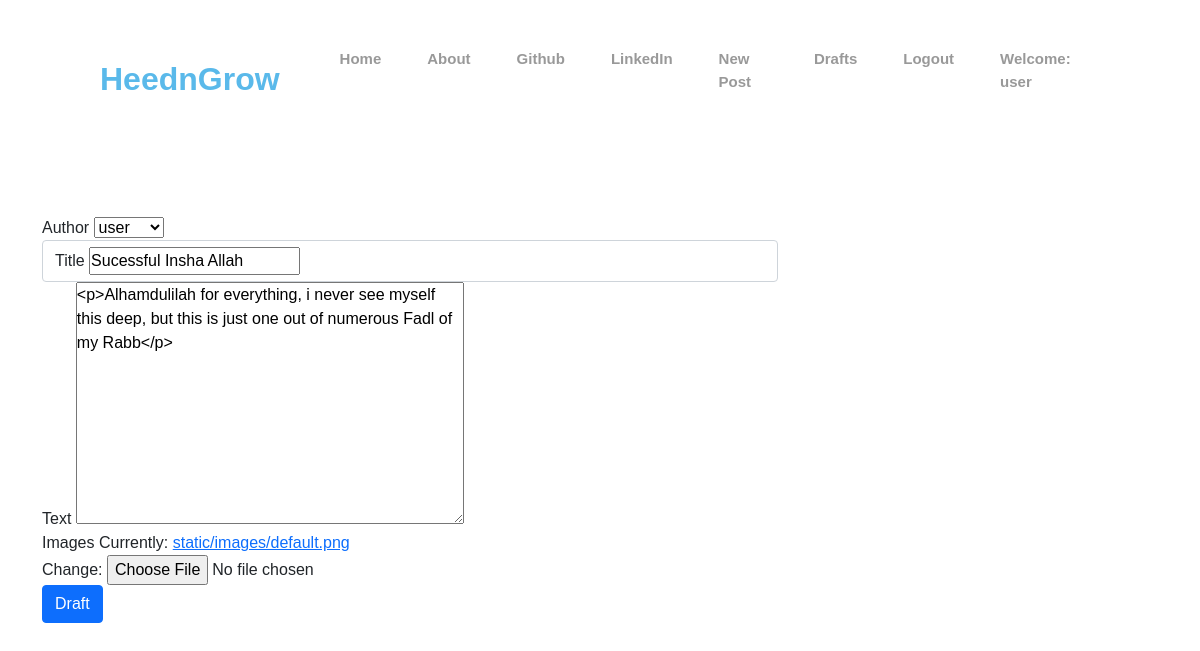
Screenshot of /post/1/edit/ (signed in) with the database file from the repository.
### blog/models.py (models this page shows, shortened)
class Post(models.Model):
    author = models.ForeignKey('auth.User',on_delete=models.CASCADE)
    title = models.CharField(max_length=200)
    text = RichTextField(max_length=3000)
    image = models.ImageField(upload_to="static/images",verbose_name="images",default='static/images/default.png')
    created_date = models.DateTimeField(default=timezone.now)
    published_date = models.DateTimeField(blank=True,null=True)

### blog/views.py (the view)
# urls.py: path('post/<int:pk>/edit/',views.UpdatePostView.as_view(),name='post_edit'),
class UpdatePostView(LoginRequiredMixin,UpdateView):
    login_url = '/login/'
    redirect_field_name = '/blog/post_detail.html'
    form_class = PostForm
    model = Post

### blog/forms.py
class PostForm(forms.ModelForm):
    class Meta():
        model = Post
        fields = ('author','title','text','image')
        widget = {
            'title':forms.TextInput(attrs={'class': 'form-control','placeholder':'Post Title'}),
            'text': RichTextFormField(),
            'image':forms.FileInput(attrs={'class':'custom-file-input'}),
        }

### blog/templates/blog/post_form.html (shortened to what this page needs)
{% extends 'blog/base.html' %}
{% block content %}
  <form  method="POST" enctype="multipart/form-data">
    <div class="form-group ">
      <label>{{ form.author.label}}</label>
      {{ form.author }}
    </div>
    <div class="form-group form-control">
      {{ form.title.label }}
      {{ form.title }}
    </div>
    <div class="form-group">
      <label>{{ form.text.label }}</label>
      {{ form.text }}
    </div>
    <div class="form-group custom-file-input">
      <label>{{form.image.label}}</label>
      {{ form.image }}
    </div>
    <input class="btn btn-primary" type="submit" value="Draft">
  </form>
{% endblock %}

### blog/templates/blog/base.html (shortened to what this page needs)
{% load static%}
<!DOCTYPE html>
<html>
    <head>
        <link rel="stylesheet" href="{% static 'blog/bootstrap.css'%}">
        <link rel="stylesheet" href="{% static 'blog/styles.css'%}">
<body class=''>
  <section>
    <header>
      <a class="logo" href="{% url 'post_list' %}">HeednGrow</a>
      <ul class="navigation">
        <li><a style="--i:1" class="bar" href="{% url 'post_list' %}">Home</a></li>
        <li><a style="--i:2" class="bar" href="{% url 'about'%}">About</a></li>
        <li><a style="--i:3" class="bar" href="https://www.github.com">Github</a></li>
        <li><a style="--i:4" class="bar" href="https://www.linkedin.com">LinkedIn</a></li>
        {% if user.is_authenticated %}
        <li>
          <a style="--i:1" class="bar" href="{% url 'post_new' %}" >New Post</a>
        </li>
        <li>
          <a style="--i:2" class="bar" href="{% url 'post_draft_list' %}">Drafts</a>
        </li>
        <li>
          <a style="--i:3" class="bar" href="{% url 'logout' %}" >Logout</a>
        </li>
        <li>
          <a style="--i:5" class="bar" >Welcome: {{ user.username }}</a>
        </li>
          {% else %}
          <li><a style="--i:5" class="bar" href="{% url 'login' %}" >Login</a></li>
        {% endif %}
      </ul>
    </header>
  </section>
        <div class="container mt-3">
            <div class="row">
                <div class="col-md-8">
                  <div class="blog_posts">
                    {% block content %}
                    {% endblock %}
                  </div>
                </div>
            </div>
        </div>
</body>
</html>

### blog/static/blog/styles.css (style rules this page uses)
* { margin: 0; padding: 0; box-sizing: border-box; font-family: 'poppings',sans-serif; }
section { position: relative; width: 100%; min-height: 10vh; padding: 100px; display: flex; align-items: center; justify-content: center; }
header { position: fixed; top: 0; left: 0; width: 100%; padding: 40px 100px; display: flex; justify-content: space-between; align-items: center; z-index: 5; }
header .logo { position: relative; color: #5AB9EA; display: inline-block; font-size: 32px; text-decoration: none; font-weight: 800; animation: slide_left 0.5s linear forwards; animation-delay: 0,2s; opacity: 0; }
header ul { position: relative; display: flex; }
header ul li { list-style: none; }
header ul li a { display: inline-block; color: #999; font-weight: 600; font-size: 15px; text-decoration: none; margin-left: 10px; padding: 8px 18px; animation: slide_top 0.5s linear forwards; animation-delay: calc(0.2s*var(--i)); opacity: 0; }

### rows the page displays
Post: author "user", title "Sucessful Insha Allah", text "<p>Alhamdulilah for everything, i never see myself this deep, but this is just one out of numerous Fadl of my Rabb</p>"

### other values shown
{{ user.username }} "user"
